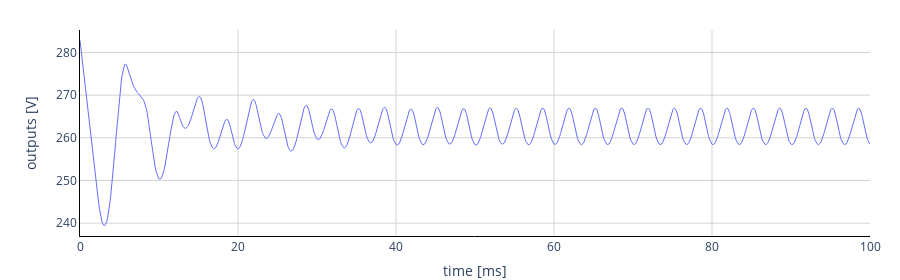

Write notebook code for a chart like this one.
### Markdown cell above
# A simple FMU notebook

Here we are running the Rectifier.fmu for 0.1s

### Code cell
import fmpy

fmpy.plot_library = 'plotly'  # experimental

filename = 'Rectifier Win.fmu'
start_values = {
    # variable                          start   unit      description
    'minsamplestep': (2.50000000000000000e-02, 's'),    # Minimum time step between samples in binary data file
    'binfilename':                 'DISABLED',          # Name of binary data file
}
output = [
    'outputs',  # Rectifier1.Capacitor1.v
]
result = fmpy.simulate_fmu(filename, start_values=start_values, output=output, stop_time=0.1)
fmpy.plot_result(result)

### Figure 1 — Plotly figure (JSON) as saved in the notebook; plotly's stock layout.template omitted (floating-point values rounded to 4 significant figures; data arrays with more than 128 entries replaced by an {"elided": "..."} marker saying what was removed)
{"data": [{"line": {"color": "#636efa", "width": 1}, "name": "outputs", "type": "scatter", "x": {"elided": "978 float values"}, "xaxis": "x", "y": {"elided": "978 float values"}, "yaxis": "y"}], "layout": {"height": 280, "margin": {"b": 0, "r": 30, "t": 30}, "plot_bgcolor": "rgba(0,0,0,0)", "showlegend": false, "xaxis": {"anchor": "y", "domain": [0, 1], "gridcolor": "LightGrey", "gridwidth": 1, "linecolor": "black", "showgrid": true, "showline": true, "ticklen": 0, "title": {"text": "time [ms]"}, "zeroline": true, "zerolinecolor": "LightGrey", "zerolinewidth": 1}, "yaxis": {"anchor": "x", "domain": [0, 1], "gridcolor": "LightGrey", "gridwidth": 1, "linecolor": "black", "showgrid": true, "showline": true, "ticklen": 0, "title": {"text": "outputs [V]"}, "zerolinecolor": "LightGrey", "zerolinewidth": 1}}}
